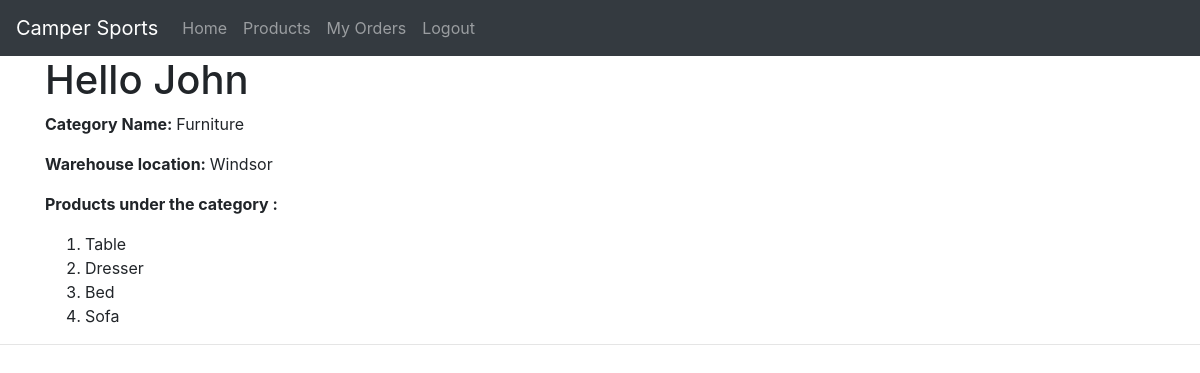
Screenshot of /myapp/1/ (signed in) with the database file from the repository.
### myapp/models.py (models this page shows, shortened)
class Category(models.Model):
    name = models.CharField(max_length=200)
    warehouse = models.CharField(max_length=100, default="Windsor")
    class Meta:
        ordering = ['id']

class Product(models.Model):
    category = models.ForeignKey(Category, related_name='products', on_delete=models.CASCADE)
    name = models.CharField(max_length=200)
    price = models.DecimalField(max_digits=10, decimal_places=2)
    stock = models.PositiveIntegerField(default=100, validators=[validate_product_stock])
    available = models.BooleanField(default=True)
    description = models.TextField(max_length=500, blank=True, default='')
    interested = models.PositiveIntegerField(default=0)
    class Meta:
        ordering = ['id']

### myapp/views.py (the view)
# urls.py: path(r'<int:cat_no>/', views.detail, name='detail'),
def detail(request, cat_no):
    cat = get_object_or_404(Category, pk=cat_no)
    products = Product.objects.filter(category__pk=cat_no)
    return render(request, 'myapp/detail.html', {'cat': cat, 'prod_list':products})

### templates/myapp/detail.html (shortened to what this page needs)
<!DOCTYPE html>
<html>
<head>
</head>
<body>
	{% extends 'myapp/base.html' %} {% block body_block %}
	<div class="container">
		<p>
			<b>Category Name: </b> {{ cat.name}}
		</p>
		<p>
			<b>Warehouse location: </b> {{ cat.warehouse}}
		</p>
		{% if prod_list %}
		<p>
			<b>Products under the category :</b>
		</p>
		<ol>
			{% for prod in prod_list %}
			<li>{{ prod.name}}</li> {% endfor %}
		</ol>
		{% else %} <strong>There are no available Products!</strong>
		{% endif %} {% endblock %}

### templates/myapp/base.html (shortened to what this page needs)
<!DOCTYPE html>
{% load staticfiles %}
<html>
<head>
<link rel="stylesheet" type="text/css"
	href="{% static 'myapp/style.css' %}" />
<link rel="stylesheet"
	href="https://stackpath.bootstrapcdn.com/bootstrap/4.3.1/css/bootstrap.min.css"
>
</head>
<body>
	{% if user.is_authenticated %}
	<div>
		<nav class="navbar navbar-expand-lg navbar-dark bg-dark">
			<a class="navbar-brand" href="#">Camper Sports</a>
			<div class="collapse navbar-collapse" id="navbarNavDropdown">
				<ul class="navbar-nav">
					<li class="nav-item"><a class="nav-link"
						href="{% url 'myapp:index' %}"> Home</a></li>
					<li class="nav-item"><a class="nav-link"
						href="{% url 'myapp:products' %}"> Products</a></li>
					<li class="nav-item"><a class="nav-link"
						href="{% url 'myapp:my_order' %}"> My Orders</a></li>
					<li class="nav-item"><a class="nav-link"
						href="{% url 'myapp:logout' %}"> Logout</a></li>
				</ul>
			</div>
		</nav>
		<h1 class="container">{% block myhdg %}Hello {{ user.first_name }} {% endblock %}</h1>
		{% block body_block %} *** {% endblock %}
	</div>
	<hr />
	{% endif %}
</body>
</html>

### rows the page displays
Category: name "Furniture", warehouse "Windsor"
Product: name "Table"
Product: name "Dresser"
Product: name "Bed"
Product: name "Sofa"

### other values shown
{{ user.first_name }} "John"
